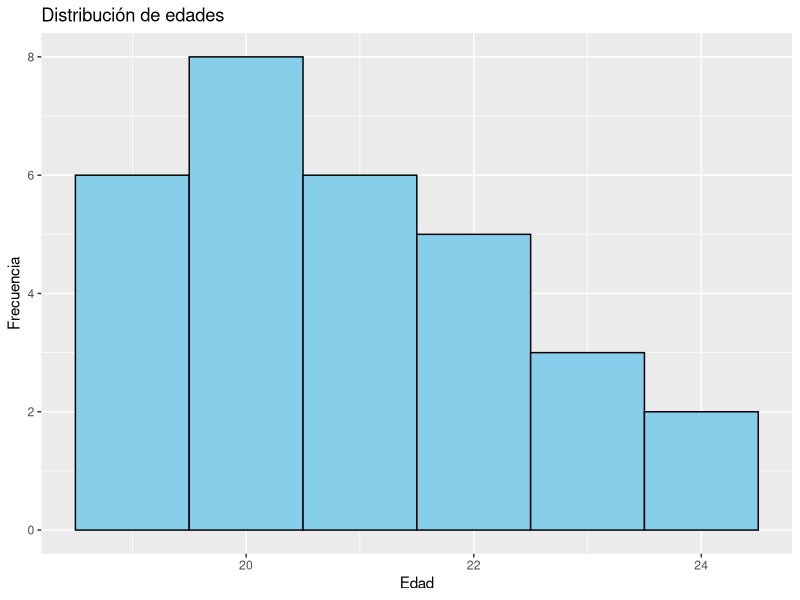
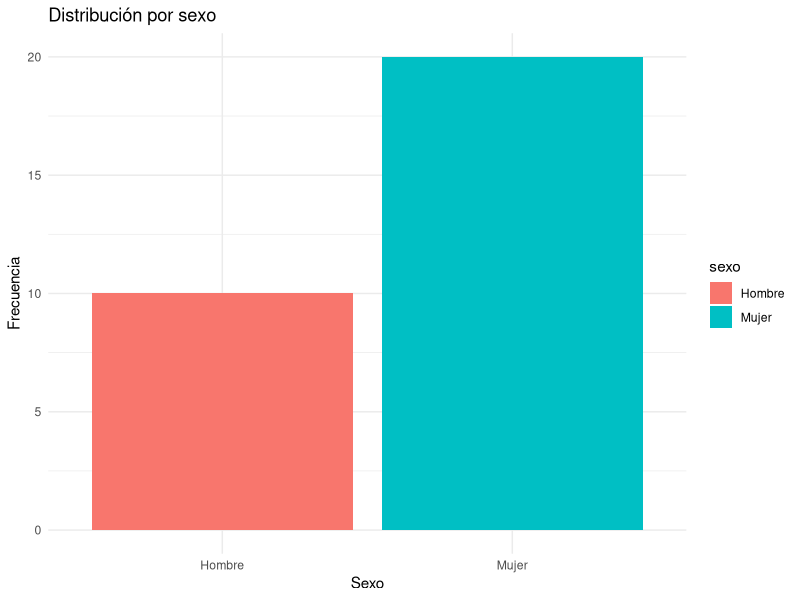

The R source for these figures, in order:
# ============================
# Trabajo con student-dataset.csv
# ============================

# Cargar librerías
library(dplyr)
library(ggplot2)
library(readr)

# 1. Importar datos
my_data <- read_csv("student-dataset.csv")

# 2. Renombrar columnas al español
mis_datos <- my_data |> 
  rename(
    id = ID,
    nombre = Name,
    sexo = Gender,
    edad = Age,
    peso_kg = Weight_kg,
    altura_cm = Height_cm,
    bebida_preferida = Preferred_Beverage,
    tamano_hogar = Household_Size
  )

# 3. Transformar variables nominales al castellano
mis_datos <- mis_datos |> 
  transform(
    sexo = ifelse(sexo == "Female", "Mujer", "Hombre"),
    bebida_preferida = case_when(
      bebida_preferida == "Coffee" ~ "Café",
      bebida_preferida == "Tea" ~ "Té",
      bebida_preferida == "Mate" ~ "Mate"
    )
  )

# 4. Medidas de centralización y dispersión para la edad
media_edad <- mean(mis_datos$edad)
mediana_edad <- median(mis_datos$edad)
desv_edad <- sd(mis_datos$edad)
mad_edad <- mad(mis_datos$edad)

cat("Media de edad:", media_edad, "\n")
cat("Mediana de edad:", mediana_edad, "\n")
cat("Desviación estándar:", desv_edad, "\n")
cat("Desviación absoluta media:", mad_edad, "\n\n")

# 5. Frecuencias de variables nominales
cat("Distribución por sexo:\n")
print(table(mis_datos$sexo))

cat("\nDistribución por bebida preferida:\n")
print(table(mis_datos$bebida_preferida))

# 6. Visualización de una variable (ejemplo: edades)
ggplot(mis_datos, aes(x = edad)) +
  geom_histogram(binwidth = 1, fill = "skyblue", color = "black") +
  labs(title = "Distribución de edades", x = "Edad", y = "Frecuencia")

# 7. Visualización de variable categórica (sexo)
ggplot(mis_datos, aes(x = sexo, fill = sexo)) +
  geom_bar() +
  labs(title = "Distribución por sexo", x = "Sexo", y = "Frecuencia") +
  theme_minimal()
